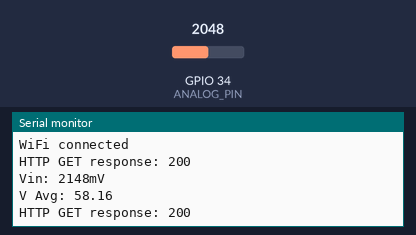
A sketch run on a simulated ESP32. Shown: the last lines printed to the serial monitor. The test bench sets the inputs (shaded band); at power-on: GPIO 34 (ANALOG_PIN) = 2048. WiFi joins after 1.5 s; servers stay silent unless stated; uploads are accepted with an empty reply.

Above: at 3.5 s.
3.6 s: GPIO 34 (ANALOG_PIN) set to 2866
At 3.74 s:
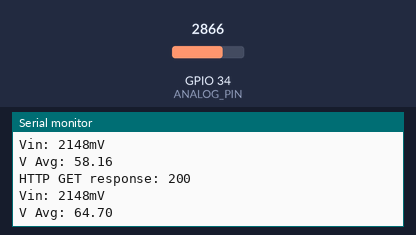
5.1 s: GPIO 34 (ANALOG_PIN) set to 3603
At 5.5 s:
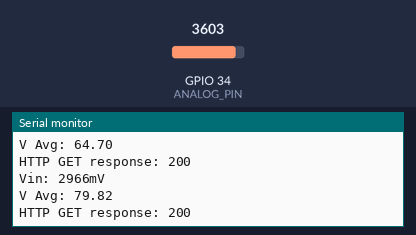
Timing chart, 0 to 8.1 s (numbered marks = the images above; inputs shaded):
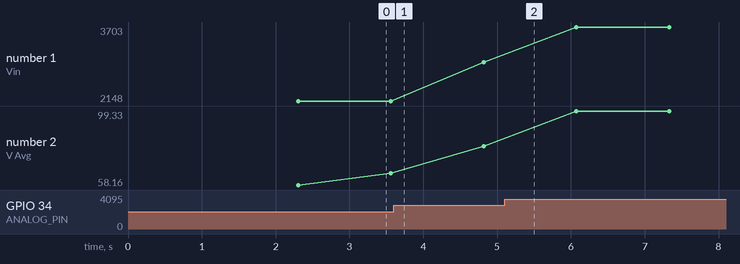

The sketch:

ESP32_VoltageDivider_HTTP.ino
```cpp
#include <WiFi.h>
#include <WiFiMulti.h>

WiFiMulti wifiMulti;

//---- Website ----
#include <HTTPClient.h>

HTTPClient http;
String Link, LinkTiming, Mode, Status, payload;
int httpCode;

const char *ssid1 = "Orbit 1";
const char *password1 = "2468g0a7";
const char *host1 = "sparcmonitoring.com";

const char *ssid2 = "Orbit 2";
const char *password2 = "2468g0a7";
const char *host2 = "sparcmonitoring.com";

const char *ssid3 = "MetronARC Technologies";
const char *password3 = "19403054";
const char *host3 = "sparcmonitoring.com";

const char* host = "";

const float ESPVCC = 3.3; // Voltage of your Arduino
const unsigned long VALUE_R1 = 99900;
const unsigned long VALUE_R2 = 3280;
const double VOLTAGE_SOURCE = 103.8;
const int ANALOG_PIN = 34;
const int INPUT_RESOLUTION = 4096;
const float AVERAGE_OF = 500;

int analogValue;
int voltageMillivolts;
float voltage;
float calibration;
float voltageAverage;

void connectToWiFi() {
  // Add the SSIDs and passwords for both networks
  wifiMulti.addAP(ssid1, password1);
  wifiMulti.addAP(ssid2, password2);
  wifiMulti.addAP(ssid3, password3);

  int attempts = 0;
  const int maxAttempts = 5;

  Serial.println("Connecting to WiFi...");

  // Attempt to connect to WiFi networks
  while (wifiMulti.run() != WL_CONNECTED && attempts < maxAttempts) {
    Serial.println("Trying to connect to WiFi...");
    delay(5000); // Wait for the connection
    attempts++;
  }

  // Check the connection result
  if (wifiMulti.run() == WL_CONNECTED) {
    if (WiFi.SSID() == ssid1) {
      host = host1;
    } else if (WiFi.SSID() == ssid2) {
      host = host2;
    } else if (WiFi.SSID() == ssid3) {
      host = host3;
    }

    Serial.println("WiFi connected");
  } else {
    Serial.println("WiFi failed to connect after several tries");
  }
}

void kirimAwal() {
  Link = "https://" + String(host) + "/kirimVoltage.php?Status=" + Status;

  httpGet();
}

void kirimUpdate() {
  Link = "https://" + String(host) + "/kirimVoltage2.php?voltageAverage=" + String(voltageAverage);
  // Loop until a successful HTTP response is received
  httpGet();
}

void httpGet()
{
  http.begin(Link);
  httpCode = http.GET();
  payload = http.getString();
  Serial.println("HTTP GET response: " + String(httpCode));
  Serial.println(payload);
  http.end();
}

void setup() {
  Serial.begin(115200);
  delay(500);

  connectToWiFi();
  delay(100);
  kirimAwal();
}

void loop() {
  readVoltage();
  Serial.print("Vin: ");
  Serial.print(voltageMillivolts);
  Serial.println("mV");

  Serial.print("V Avg: ");
  Serial.println(getVoltageAverage());
  kirimUpdate();
  delay(1000);
}

void readVoltage() {
  analogValue = analogRead(ANALOG_PIN);
  voltageMillivolts = analogValue + 100;

  float sensedVoltage = voltageMillivolts * (ESPVCC / (float)INPUT_RESOLUTION);
  voltage = sensedVoltage / ((float)VALUE_R2 / ((float)VALUE_R1 + (float)VALUE_R2));
  calibration = (1.0447 * voltage) + 1.2885;
}

float getVoltageAverage() {
  float tempAverageVoltage = 0;
  for (int i = 0; i < AVERAGE_OF; i++) {
    readVoltage();
    tempAverageVoltage += calibration;
    voltageAverage = tempAverageVoltage / AVERAGE_OF;
  }
  return voltageAverage;
}
```

Measured:
- plotted number 1: 2148 → 2966 after the input at 3.6 s, 2966 → 3703 after the input at 5.1 s
- plotted number 2: 64.7 → 79.82 after the input at 3.6 s, 79.82 → 99.33 after the input at 5.1 s
